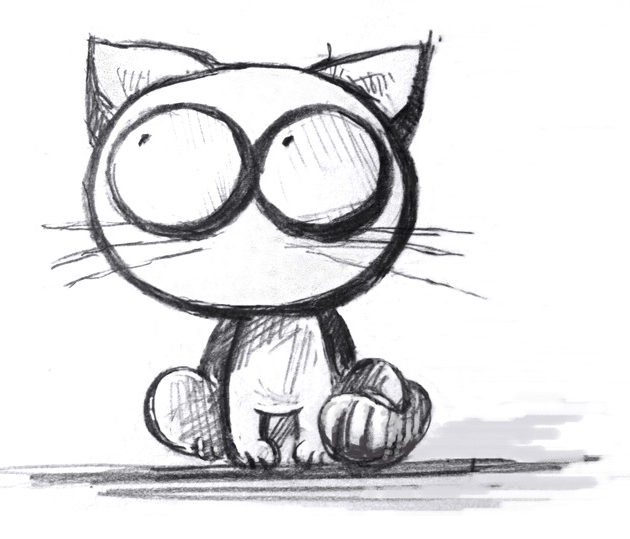
//> input picture 201509_rp4_digtal_section4/opencv_exercise/Homo/horgn.png, 630 x 539 px
$ ./main   (built with g++ and OpenCV 4)
//> lines starting //> are read from the running program, lines starting //| are printed output that depends on the picture
#include <opencv/cv.h>//程序无法保存生成图像，似乎由错误
#include "math.h"
#include <opencv/cxcore.h>
#include <opencv/highgui.h>
#include <opencv2/core.hpp>

#include <iostream> // write for test you can neglect it
using namespace std;
using namespace cv;

#define GLPF 0 // gaussian lowpass filter
#define ILPF 1 // ideal lowpass filter
#define BLPF 2 // butterworth lowpass filter

////////////////////////compute the meshgrid arrays needed for LPF//////////////////////////////////////////////////
// CDM compute meshgrid frequency matrices (ok!)
// see Gonzalez Digital image processing using matlab page93 function dftuv
void CDM(int M,int N,CvMat *mat)
{
	int width = mat->rows;
	int height = mat->cols;

	if (M != width && N != height)
	{
		cout<<"ERROR! THE SIZE DOES NOT MATCH WITH MAT"<<endl;
		return;
	}

	if (cvGetElemType(mat) < CV_32F)
	{
		cout<<"ERROR! THE TYPE DOES NOT MATCH WITH MAT"<<endl;
		return;
	}

	CvMat *U,*V;
	U = cvCreateMat(M,N,CV_32FC1);
	V = cvCreateMat(M,N,CV_32FC1);

	for (int u = 0; u < M; ++u)
		for (int v =0 ;v < N; ++v)
		{
			float tm1,tm2;
			tm1 = (float)((u > cvRound(M/2))?u-M:u);
			tm2 = (float)((v > cvRound(N/2))?v-N:v);

			*( (float *)CV_MAT_ELEM_PTR(*U,u,v) ) = tm1;

			*( (float *)CV_MAT_ELEM_PTR(*V,u,v) ) = tm2;
		}

		for ( int u = 0; u < M; ++u)
			for (int v =0 ;v < N; ++v)
			{
				float t1,t2;
				t1 = CV_MAT_ELEM(*U,float,u,v);
				t2 = CV_MAT_ELEM(*V,float,u,v);
				*( (float *)CV_MAT_ELEM_PTR(*mat,u,v) ) = sqrt(t1*t1 + t2*t2);

			}

}
////////////////////////////create low pass filter//////////////////////////////////////////////
// for ideal and gaussian low pass filter
void lpfilter(int type,CvMat *matD,CvMat *matH,float D0)
{
	if (D0 < 0)
	{
		cout<<"ERROR! D0 MUST BE POSITIVE"<<endl;
		return ;
	}

	int w = matD->rows;
    int h = matD->cols;

	switch (type)
	{


	case ILPF:
		{
			for (int u = 0; u < w; ++u)
				for (int v =0 ;v < h; ++v)
				{
					float Elem_D;
					Elem_D = CV_MAT_ELEM(*matD,float,u,v);
					if (Elem_D <= D0)
						*( (float *)CV_MAT_ELEM_PTR(*matH,u,v) ) = 0.0;
					else
						*( (float *)CV_MAT_ELEM_PTR(*matH,u,v) ) = 1.0;

				}

		}
		break;
	case GLPF:
		{
			for (int u = 0; u < w; ++u)
				for (int v =0 ;v < h; ++v)
				{
					float Elem_D,h;
					Elem_D = CV_MAT_ELEM(*matD,float,u,v);//用来访问矩阵每个元素的宏，这个宏只对单通道矩阵有效
                    int rh=2,rl=0.25,c=1;
					h = exp(-c*(Elem_D*Elem_D)/(D0*D0));
                    h=(rh-rl)*(1-h)+rl;
					*( (float *)CV_MAT_ELEM_PTR(*matH,u,v) ) = 1+h;


				}
		}
		break;
	default:
		cout<<"NO TYPE FINDED OR ERROR TYPE!"<<endl;
		break;
	}

}
// [36 lines of commented-out code are left out]
void cvShiftDFT(CvArr * src_arr, CvArr * dst_arr )
{
    CvMat * tmp;
    CvMat q1stub, q2stub;
    CvMat q3stub, q4stub;
    CvMat d1stub, d2stub;
    CvMat d3stub, d4stub;
    CvMat * q1, * q2, * q3, * q4;
    CvMat * d1, * d2, * d3, * d4;

    CvSize size = cvGetSize(src_arr);
    CvSize dst_size = cvGetSize(dst_arr);
    int cx, cy;

    if(dst_size.width != size.width ||
		dst_size.height != size.height){
        cvError( CV_StsUnmatchedSizes, "cvShiftDFT", "Source and Destination arrays must have equal sizes", __FILE__, __LINE__ );
    }

    if(src_arr==dst_arr){
        tmp = cvCreateMat(size.height/2, size.width/2, cvGetElemType(src_arr));
    }

    cx = size.width/2;
    cy = size.height/2; // image center

    q1 = cvGetSubRect( src_arr, &q1stub, cvRect(0,0,cx, cy) );
    q2 = cvGetSubRect( src_arr, &q2stub, cvRect(cx,0,cx,cy) );
    q3 = cvGetSubRect( src_arr, &q3stub, cvRect(cx,cy,cx,cy) );
    q4 = cvGetSubRect( src_arr, &q4stub, cvRect(0,cy,cx,cy) );
    d1 = cvGetSubRect( dst_arr, &d1stub, cvRect(0,0,cx,cy) );
    d2 = cvGetSubRect( dst_arr, &d2stub, cvRect(cx,0,cx,cy) );
    d3 = cvGetSubRect( dst_arr, &d3stub, cvRect(cx,cy,cx,cy) );
    d4 = cvGetSubRect( dst_arr, &d4stub, cvRect(0,cy,cx,cy) );

    if(src_arr!=dst_arr){
        if( !CV_ARE_TYPES_EQ( q1, d1 )){
            cvError( CV_StsUnmatchedFormats, "cvShiftDFT", "Source and Destination arrays must have the same format", __FILE__, __LINE__ );
        }
        cvCopy(q3, d1, 0);
        cvCopy(q4, d2, 0);
        cvCopy(q1, d3, 0);
        cvCopy(q2, d4, 0);
    }
    else{
        cvCopy(q3, tmp, 0);
        cvCopy(q1, q3, 0);
        cvCopy(tmp, q1, 0);
        cvCopy(q4, tmp, 0);
        cvCopy(q2, q4, 0);
        cvCopy(tmp, q2, 0);
    }
}
////////////////////////perform fourier transform//////////////////////////////////////////////////
//fft2
// code comes from http://www.opencv.org.cn/
void fft2(IplImage *src,CvMat *dst)
{
	IplImage * realInput;
    IplImage * imaginaryInput;
    IplImage * complexInput;
    int dft_M, dft_N;
    CvMat* dft_A, tmp;
    IplImage * image_Re;
    IplImage * image_Im;

    realInput = cvCreateImage( cvGetSize(src), IPL_DEPTH_32F, 1);
    imaginaryInput = cvCreateImage( cvGetSize(src), IPL_DEPTH_32F, 1);
    complexInput = cvCreateImage( cvGetSize(src), IPL_DEPTH_32F, 2);

    cvScale(src, realInput, 1.0, 0.0);
    cvZero(imaginaryInput);
    cvMerge(realInput, imaginaryInput, NULL, NULL, complexInput);

    dft_M = cvGetOptimalDFTSize( src->height-1);
    dft_N = cvGetOptimalDFTSize( src->width-1);

    dft_A = cvCreateMat( dft_M, dft_N, CV_32FC2 );
    dft_A = cvCreateMat( src->height, src->width, CV_32FC2 );
    image_Re = cvCreateImage( cvSize(dft_N, dft_M), IPL_DEPTH_32F, 1);
    image_Im = cvCreateImage( cvSize(dft_N, dft_M), IPL_DEPTH_32F, 1);

    // copy A to dft_A and pad dft_A with zeros
    cvGetSubRect( dft_A, &tmp, cvRect(0,0, src->width, src->height));//创建一定区域
    cvCopy( complexInput, &tmp, NULL );
    if( dft_A->cols > src->width )
    {
        cvGetSubRect( dft_A, &tmp, cvRect(src->width,0, dft_A->cols - src->width, src->height));
        cvZero( &tmp );
    }
    cvCopy( &tmp, dft_A);  //这里对吗？？？？？？？？？
    // no need to pad bottom part of dft_A with zeros because of
    // use nonzero_rows parameter in cvDFT() call below

    cvDFT( dft_A, dft_A, CV_DXT_FORWARD, complexInput->height );


	cvCopy(dft_A , dst);//dft_A和dst他俩大小不一样，不能直接复制

	cvReleaseImage(&realInput);
	cvReleaseImage(&imaginaryInput);
	cvReleaseImage(&complexInput);
	cvReleaseImage(&image_Re);
	cvReleaseImage(&image_Im);

}

int main()
{
    IplImage *src =  cvLoadImage("horgn.png",CV_LOAD_IMAGE_GRAYSCALE);

	if( !src )
	{
		cout<<"NO IMAGE FIND!"<<endl;
        return -1;
	}

    int M = src->height;
//> M = 539
	int N = src->width;
//> N = 630

	CvMat *matD; // create mat for meshgrid frequency matrices
	matD = cvCreateMat(M,N,CV_32FC1);

    CDM(M,N,matD);
//> after the loop in CDM, `for (int u = 0; u < M; ++u)`:
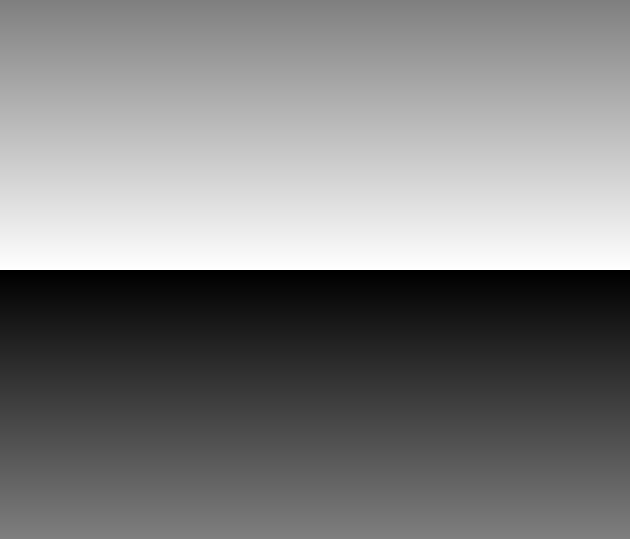
//> U: 539 rows x 630 cols, CV_32FC1; min -269, max 269, mean 0; drawn with min black and max white
//> after the loop in CDM, `for (int u = 0; u < M; ++u)`:
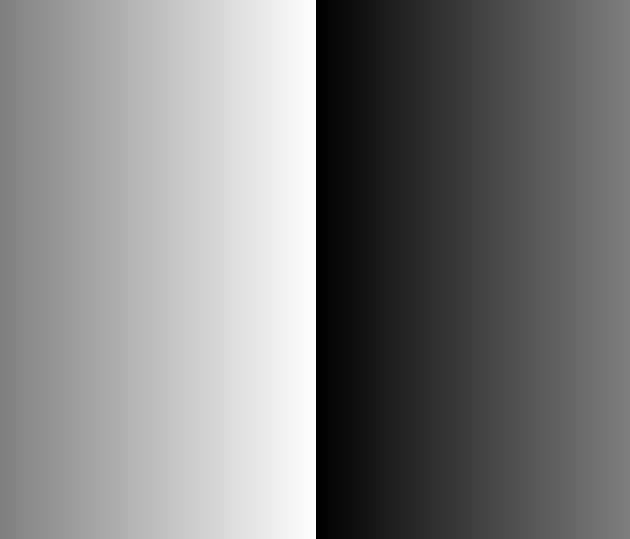
//> V: 539 rows x 630 cols, CV_32FC1; min -314, max 315, mean 0.5; drawn with min black and max white
//> after the loop in CDM, `for ( int u = 0; u < M; ++u)`:
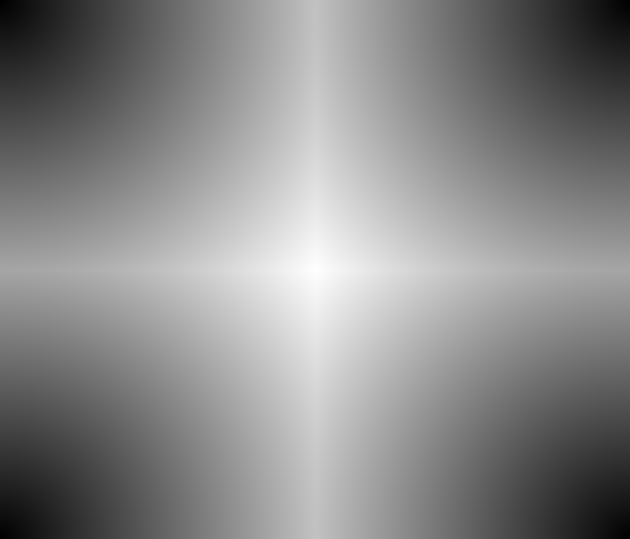
//> mat: 539 rows x 630 cols, CV_32FC1; min 0, max 414.2, mean 224; drawn with min black and max white

	CvMat *matH;
	matH = cvCreateMat(M,N,CV_32FC1); // mat for lowpass filter

	float D0 = 100.0;
	int n=2;
	lpfilter(GLPF,matD,matH,D0);//巴特沃夫要加上n,高斯和理想滤波去掉n这一项
//> after the loop in lpfilter, `for (int u = 0; u < w; ++u)`:
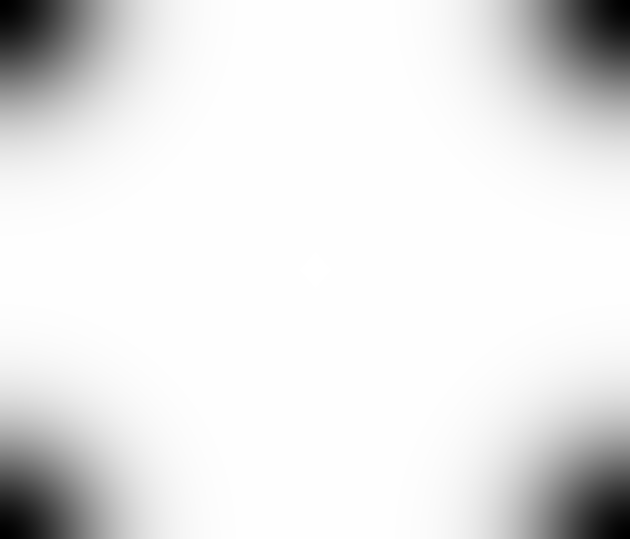
//> matH: 539 rows x 630 cols, CV_32FC1; min 1, max 3, mean 2.81; drawn with min black and max white

    IplImage *srcshift; // shift center
    srcshift = cvCloneImage(src);

	CvMat *Fourier;
	Fourier = cvCreateMat( M, N, CV_32FC2 );


	cvShiftDFT(srcshift,srcshift);//将源图像移至坐标中心
//> in cvShiftDFT, `CvSize size = cvGetSize(src_arr);`: size = Size(630, 539)
//> in cvShiftDFT, `tmp = cvCreateMat(size.height/2, size.width/2, cvGetElemType(src_arr));`: tmp: 269 rows x 315 cols, CV_8UC1; every value is 0
//> in cvShiftDFT, `cx = size.width/2;`: cx = 315
//> in cvShiftDFT, `cy = size.height/2;`: cy = 269
	fft2(srcshift,Fourier);


	IplImage *image_re,*image_im;
    image_re = cvCreateImage(cvGetSize(src),IPL_DEPTH_32F,1);
	image_im = cvCreateImage(cvGetSize(src),IPL_DEPTH_32F,1);

    cvSplit(Fourier,image_re,image_im,0,0);

	cvMul(image_re,matH,image_re);// filter
    cvMul(image_im,matH,image_im);

	IplImage *dst;
    dst  = cvCreateImage(cvGetSize(src),IPL_DEPTH_32F,2);

	cvMerge(image_re,image_im,0,0,dst);
	cvDFT(dst,dst,CV_DXT_INV_SCALE);// fourier inverse transform

    cvZero(image_re);
//> image_re: 539 rows x 630 cols, CV_32FC1; every value is 0
	cvZero(image_im);

	cvSplit(dst,image_re,image_im,0,0);
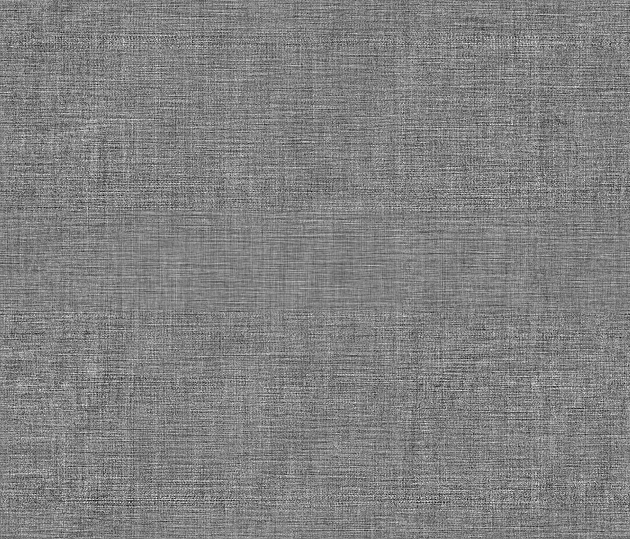
//> image_im: 539 rows x 630 cols, CV_32FC1; min -9.26e-05, max 9.01e-05, mean -4.46e-15; drawn with min black and max white
	cvShiftDFT(image_re,image_re);
//> in cvShiftDFT (call 2), `tmp = cvCreateMat(size.height/2, size.width/2, cvGetElemType(src_arr));`: tmp: 269 rows x 315 cols, CV_32FC1; every value is 0
//> in cvShiftDFT (call 2), `q4 = cvGetSubRect( src_arr, &q4stub, cvRect(0,cy,cx,cy) );`:
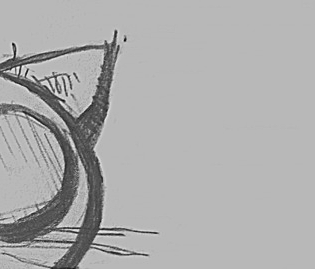
//> q4: 269 rows x 315 cols, CV_32FC1; min -157, max 412.3, mean 228.5; drawn with min black and max white
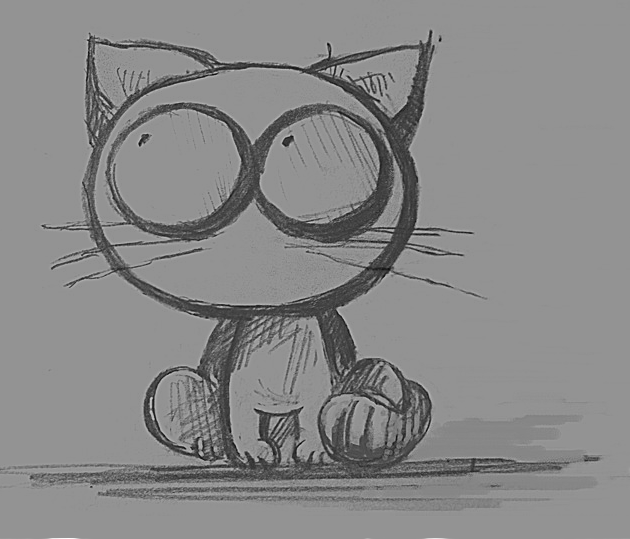
//> image_re: 539 rows x 630 cols, CV_32FC1; min -157, max 556.7, mean 224.2; drawn with min black and max white

    double max,min; // normalize
	cvMinMaxLoc(image_re,&min,&max,NULL,NULL);
//> min = -157; max = 556.7

	double scale,shift;
	scale = 1.0/(max-min);
//> scale = 0.0014
	shift = -min*scale;
//> shift = 0.22
	cvCvtScale(image_re,image_re,scale,shift);

	cvNamedWindow("LPF");
	cvShowImage("LPF",image_re);
    cvSaveImage( "lpf.png", image_re );
	cvWaitKey(0);

	cvReleaseImage(&image_re);
	cvReleaseImage(&image_im);
	cvReleaseImage(&srcshift);
	cvReleaseImage(&dst);
	cvReleaseImage(&src);
	cvDestroyWindow("LPF");

	return 0;
}
